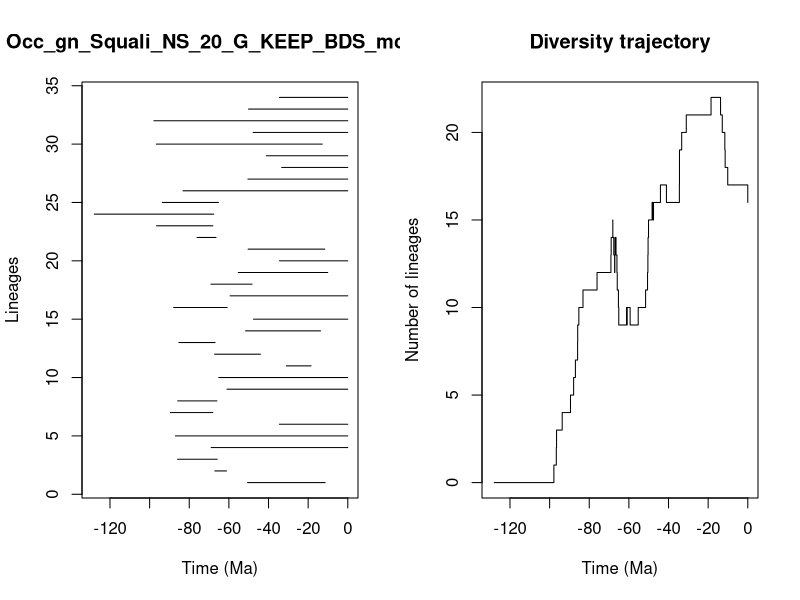

Write the R code that produced this figure.


pdf(file='../Results/Genus_NS/5_MA_bins_EP_FT/pyrate_mcmc_logs/Occ_gn_Squali_NS_20_G_KEEP_BDS_mcmc_LTT.pdf',width=0.6*20, height=0.6*10)
title = "Occ_gn_Squali_NS_20_G_KEEP_BDS_mcmc"
ts=c(50.58375410743814, 67.08677241954221,85.87754016739598,68.93483770311528,86.98592115006028,34.51809166573678,89.46507233168022,85.83004506841559,60.94874538039298,65.10305435372831,31.034427368727684,67.20174345611389,85.2472785975361,51.57117617349996,47.56742918780397,87.88676216034665,59.372175800358484,69.06548390874684,55.291919723686426,34.46630605297009,50.31298090192107,76.0617532010676,96.49883159241944,127.96444396656068,93.6538308766177,83.1589614310086,50.408677254402264,33.35414127696156,41.05453821992295,96.6295581280808,47.76711155320783,97.85034795737363,50.09013915354909,34.47272718856048)
te=c(11.418803475264786, 61.19801771178946,65.8747858485645,0.0,0.0,0.0,68.11626988594998,66.02787534670303,0.0,0.0,18.538771829510438,44.08449072288162,66.95095498781497,13.737630269914753,0.0,60.85781806945017,0.0,48.281003188972555,10.114020673252352,0.0,11.580669311865359,66.4862335040112,68.098512683648,67.61646505741068,65.27864728242757,0.0,0.0,0.0,0.0,12.868970144761832,0.0,0.0,0.0,0.0)
div_traj=c(0, 1,2,3,4,5,6,7,8,9,10,11,12,13,14,15,14,13,12,13,14,13,12,11,10,9,10,9,10,9,10,11,12,13,14,15,16,15,16,17,16,17,18,19,20,21,22,21,20,19,18,17,16)
time_events=c(127.96444396656068, 97.85034795737363,96.6295581280808,96.49883159241944,93.6538308766177,89.46507233168022,87.88676216034665,86.98592115006028,85.87754016739598,85.83004506841559,85.2472785975361,83.1589614310086,76.0617532010676,69.06548390874684,68.93483770311528,68.11626988594998,68.098512683648,67.61646505741068,67.20174345611389,67.08677241954221,66.95095498781497,66.4862335040112,66.02787534670303,65.8747858485645,65.27864728242757,65.10305435372831,61.19801771178946,60.94874538039298,60.85781806945017,59.372175800358484,55.291919723686426,51.57117617349996,50.58375410743814,50.408677254402264,50.31298090192107,50.09013915354909,48.281003188972555,47.76711155320783,47.56742918780397,44.08449072288162,41.05453821992295,34.51809166573678,34.47272718856048,34.46630605297009,33.35414127696156,31.034427368727684,18.538771829510438,13.737630269914753,12.868970144761832,11.580669311865359,11.418803475264786,10.114020673252352,0.0)
                par(mfrow=c(1,2))
                L = length(ts)
                plot(ts, 1:L , xlim=c(-max(ts)-1,0), pch=20, type="n", main=title,xlab="Time (Ma)",ylab="Lineages")
                for (i in 1:L){segments(x0=-te[i],y0=i,x1=-ts[i],y1=i)}    
                t = -time_events
                plot(div_traj ~ t,type="s", main = "Diversity trajectory",xlab="Time (Ma)",ylab="Number of lineages",xlim=c(-max(ts)-1,0))
                abline(v=c(65,200,251,367,445),lty=2,col="gray")
                
